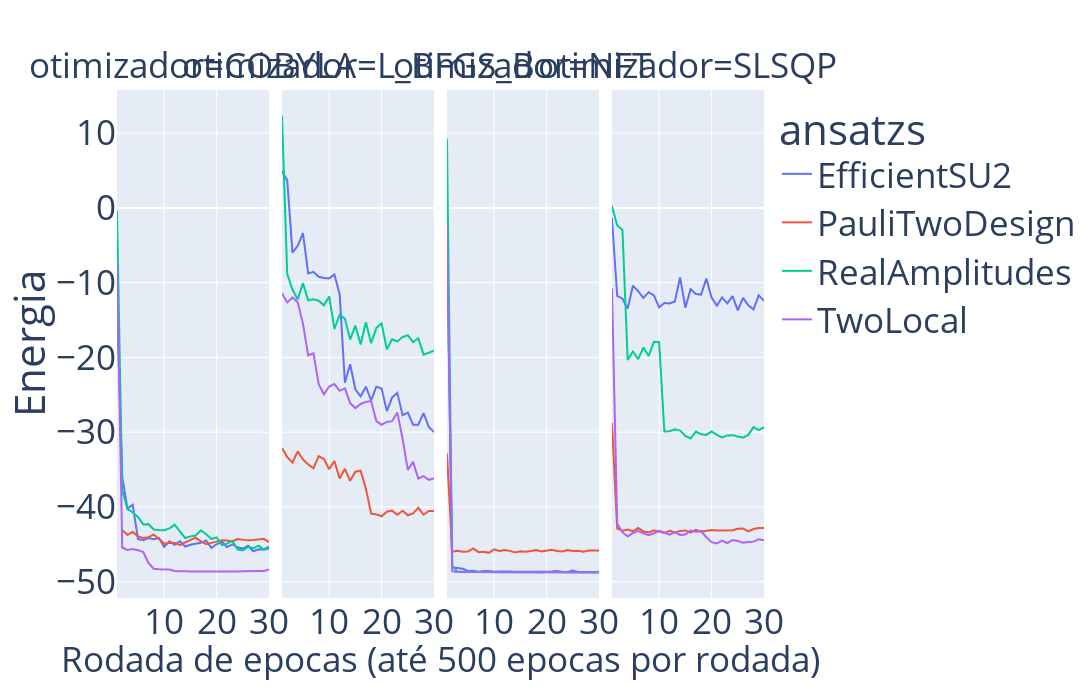

Write notebook code for a chart like this one.
### Code cell
df_vqe_real = df_vqe.copy()
df_vqe_real['valor_energia'] = df_vqe['valor_energia'].apply(lambda x: x.real if isinstance(x, complex) else x)
df_vqe_real_epoca = df_vqe_real.loc[df_vqe_real['nova_epoca'] == True]
df_vqe_real_epoca = df_vqe_real_epoca.sort_values(by='epoca')

df_vqe_real_epoca = df_vqe_real_epoca.sort_values(by=['ansatz', 'otimizador'])

fig = px.line(df_vqe_real_epoca, x='epoca', y='valor_energia', color='ansatz',
              facet_col='otimizador', facet_col_wrap=df_vqe_real_epoca['otimizador'].nunique(),
              labels={'epoca': '', 'valor_energia': 'Energia'},
              title='')

fig.update_layout(width=width_padrao_display_junto, height=height_padrao_display_junto, legend_title='ansatzs', font=tamanho_padrao_fonte, margin=tamanho_padrao_margem)
fig.update_xaxes(showticklabels=True, title_text='')

fig.add_annotation(
    text='Rodada de epocas (até 500 epocas por rodada)',
    xref='paper',
    yref='paper',
    x=0.5,
    y=-0.17,
    showarrow=False,
    font=tamanho_padrao_fonte
)

if salvar_figuras:
    nome_figura = f"figuras_vqe/{num_ativos}_{ambiente_backend}_energia_por_epoca_junto_vqe.png"
    fig.write_image(nome_figura, width=width_padrao_salvar_junto, height=height_padrao_salvar_junto)

if mostrar_figuras:
    fig.show()

### Figure 1 — Plotly figure (JSON) as saved in the notebook; plotly's stock layout.template omitted (floating-point values rounded to 4 significant figures)
{"data": [{"hovertemplate": "ansatz=EfficientSU2<br>otimizador=COBYLA<br>=%{x}<br>Energia=%{y}<extra></extra>", "legendgroup": "EfficientSU2", "line": {"color": "#636efa", "dash": "solid"}, "marker": {"symbol": "circle"}, "mode": "lines", "name": "EfficientSU2", "orientation": "v", "showlegend": true, "type": "scatter", "x": [1, 2, 3, 4, 5, 6, 7, 8, 9, 10, 11, 12, 13, 14, 15, 16, 17, 18, 19, 20, 21, 22, 23, 24, 25, 26, 27, 28, 29, 30], "xaxis": "x", "y": [-13.22, -36.03, -40.22, -39.7, -44.3, -44.47, -44.17, -44.31, -44.17, -45.33, -44.61, -45.07, -44.6, -45.3, -45.06, -44.9, -44.8, -44.48, -45.46, -45.0, -44.66, -45.38, -45.02, -45.4, -45.57, -45.19, -45.93, -45.67, -45.69, -45.29], "yaxis": "y"}, {"hovertemplate": "ansatz=EfficientSU2<br>otimizador=L_BFGS_B<br>=%{x}<br>Energia=%{y}<extra></extra>", "legendgroup": "EfficientSU2", "line": {"color": "#636efa", "dash": "solid"}, "marker": {"symbol": "circle"}, "mode": "lines", "name": "EfficientSU2", "orientation": "v", "showlegend": false, "type": "scatter", "x": [1, 2, 3, 4, 5, 6, 7, 8, 9, 10, 11, 12, 13, 14, 15, 16, 17, 18, 19, 20, 21, 22, 23, 24, 25, 26, 27, 28, 29, 30], "xaxis": "x2", "y": [4.942, 3.7, -5.982, -5.065, -3.372, -8.766, -8.561, -9.211, -9.377, -9.432, -8.916, -11.59, -23.38, -20.92, -24.26, -25.2, -23.92, -25.74, -23.92, -24.17, -27.18, -25.38, -24.74, -27.73, -27.38, -29.0, -29.0, -27.45, -29.3, -30.0], "yaxis": "y2"}, {"hovertemplate": "ansatz=EfficientSU2<br>otimizador=NFT<br>=%{x}<br>Energia=%{y}<extra></extra>", "legendgroup": "EfficientSU2", "line": {"color": "#636efa", "dash": "solid"}, "marker": {"symbol": "circle"}, "mode": "lines", "name": "EfficientSU2", "orientation": "v", "showlegend": false, "type": "scatter", "x": [1, 2, 3, 4, 5, 6, 7, 8, 9, 10, 11, 12, 13, 14, 15, 16, 17, 18, 19, 20, 21, 22, 23, 24, 25, 26, 27, 28, 29, 30], "xaxis": "x3", "y": [-3.821, -48.11, -48.16, -48.27, -48.56, -48.53, -48.69, -48.55, -48.56, -48.65, -48.64, -48.69, -48.65, -48.67, -48.68, -48.69, -48.67, -48.7, -48.63, -48.68, -48.64, -48.56, -48.7, -48.7, -48.52, -48.7, -48.69, -48.68, -48.69, -48.71], "yaxis": "y3"}, {"hovertemplate": "ansatz=EfficientSU2<br>otimizador=SLSQP<br>=%{x}<br>Energia=%{y}<extra></extra>", "legendgroup": "EfficientSU2", "line": {"color": "#636efa", "dash": "solid"}, "marker": {"symbol": "circle"}, "mode": "lines", "name": "EfficientSU2", "orientation": "v", "showlegend": false, "type": "scatter", "x": [1, 2, 3, 4, 5, 6, 7, 8, 9, 10, 11, 12, 13, 14, 15, 16, 17, 18, 19, 20, 21, 22, 23, 24, 25, 26, 27, 28, 29, 30], "xaxis": "x4", "y": [-1.345, -11.78, -12.15, -13.46, -10.41, -11.13, -12.05, -11.27, -11.7, -13.31, -12.73, -12.78, -12.52, -9.284, -13.34, -10.87, -11.52, -11.59, -9.458, -11.99, -13.09, -11.98, -12.78, -11.81, -13.71, -12.04, -13.04, -13.57, -11.69, -12.44], "yaxis": "y4"}, {"hovertemplate": "ansatz=PauliTwoDesign<br>otimizador=COBYLA<br>=%{x}<br>Energia=%{y}<extra></extra>", "legendgroup": "PauliTwoDesign", "line": {"color": "#EF553B", "dash": "solid"}, "marker": {"symbol": "circle"}, "mode": "lines", "name": "PauliTwoDesign", "orientation": "v", "showlegend": true, "type": "scatter", "x": [2, 3, 4, 5, 6, 7, 8, 9, 10, 11, 12, 13, 14, 15, 16, 17, 18, 19, 20, 21, 22, 23, 24, 25, 26, 27, 28, 29, 30], "xaxis": "x", "y": [-43.12, -43.74, -43.34, -43.93, -44.15, -44.04, -43.71, -44.24, -44.93, -44.78, -44.82, -45.11, -44.73, -44.41, -44.1, -44.59, -44.99, -44.8, -44.66, -44.45, -44.48, -44.62, -44.3, -44.43, -44.47, -44.42, -44.34, -44.26, -44.71], "yaxis": "y"}, {"hovertemplate": "ansatz=PauliTwoDesign<br>otimizador=L_BFGS_B<br>=%{x}<br>Energia=%{y}<extra></extra>", "legendgroup": "PauliTwoDesign", "line": {"color": "#EF553B", "dash": "solid"}, "marker": {"symbol": "circle"}, "mode": "lines", "name": "PauliTwoDesign", "orientation": "v", "showlegend": false, "type": "scatter", "x": [1, 2, 3, 4, 5, 6, 7, 8, 9, 10, 11, 12, 13, 14, 15, 16, 17, 18, 19, 20, 21, 22, 23, 24, 25, 26, 27, 28, 29, 30], "xaxis": "x2", "y": [-32.13, -33.34, -34.05, -32.57, -33.65, -34.33, -34.83, -33.21, -33.6, -34.96, -33.85, -36.19, -34.9, -36.51, -35.29, -35.16, -37.56, -40.89, -41.0, -41.25, -40.64, -40.49, -41.05, -40.52, -41.12, -40.86, -40.12, -41.04, -40.54, -40.55], "yaxis": "y2"}, {"hovertemplate": "ansatz=PauliTwoDesign<br>otimizador=NFT<br>=%{x}<br>Energia=%{y}<extra></extra>", "legendgroup": "PauliTwoDesign", "line": {"color": "#EF553B", "dash": "solid"}, "marker": {"symbol": "circle"}, "mode": "lines", "name": "PauliTwoDesign", "orientation": "v", "showlegend": false, "type": "scatter", "x": [1, 2, 3, 4, 5, 6, 7, 8, 9, 10, 11, 12, 13, 14, 15, 16, 17, 18, 19, 20, 21, 22, 23, 24, 25, 26, 27, 28, 29, 30], "xaxis": "x3", "y": [-32.86, -46.0, -45.87, -45.98, -45.96, -45.54, -46.05, -45.99, -46.14, -45.66, -45.88, -45.75, -45.88, -46.09, -45.94, -45.98, -45.88, -45.77, -45.97, -45.88, -45.74, -45.89, -45.97, -45.76, -45.88, -45.86, -45.99, -45.83, -45.82, -45.82], "yaxis": "y3"}, {"hovertemplate": "ansatz=PauliTwoDesign<br>otimizador=SLSQP<br>=%{x}<br>Energia=%{y}<extra></extra>", "legendgroup": "PauliTwoDesign", "line": {"color": "#EF553B", "dash": "solid"}, "marker": {"symbol": "circle"}, "mode": "lines", "name": "PauliTwoDesign", "orientation": "v", "showlegend": false, "type": "scatter", "x": [1, 2, 3, 4, 5, 6, 7, 8, 9, 10, 11, 12, 13, 14, 15, 16, 17, 18, 19, 20, 21, 22, 23, 24, 25, 26, 27, 28, 29, 30], "xaxis": "x4", "y": [-28.76, -42.89, -43.18, -43.01, -43.25, -42.82, -43.28, -43.41, -43.12, -43.29, -43.47, -43.19, -43.41, -43.21, -43.14, -43.44, -43.05, -43.3, -43.15, -43.1, -43.17, -43.16, -43.09, -43.12, -42.91, -42.88, -43.26, -42.95, -42.82, -42.81], "yaxis": "y4"}, {"hovertemplate": "ansatz=RealAmplitudes<br>otimizador=COBYLA<br>=%{x}<br>Energia=%{y}<extra></extra>", "legendgroup": "RealAmplitudes", "line": {"color": "#00cc96", "dash": "solid"}, "marker": {"symbol": "circle"}, "mode": "lines", "name": "RealAmplitudes", "orientation": "v", "showlegend": true, "type": "scatter", "x": [1, 2, 3, 4, 5, 6, 7, 8, 9, 10, 11, 12, 13, 14, 15, 16, 17, 18, 19, 20, 21, 22, 23, 24, 25, 26, 27, 28, 29, 30], "xaxis": "x", "y": [-0.4297, -37.76, -40.3, -40.75, -41.34, -42.34, -42.3, -43.03, -43.09, -43.12, -42.88, -42.36, -43.27, -44.16, -43.94, -43.83, -43.13, -43.65, -44.29, -44.07, -45.1, -44.91, -44.53, -45.69, -45.83, -45.35, -45.53, -45.18, -45.7, -45.55], "yaxis": "y"}, {"hovertemplate": "ansatz=RealAmplitudes<br>otimizador=L_BFGS_B<br>=%{x}<br>Energia=%{y}<extra></extra>", "legendgroup": "RealAmplitudes", "line": {"color": "#00cc96", "dash": "solid"}, "marker": {"symbol": "circle"}, "mode": "lines", "name": "RealAmplitudes", "orientation": "v", "showlegend": false, "type": "scatter", "x": [1, 2, 3, 4, 5, 6, 7, 8, 9, 10, 11, 12, 13, 14, 15, 16, 17, 18, 19, 20, 21, 22, 23, 24, 25, 26, 27, 28, 29, 30], "xaxis": "x2", "y": [12.37, -8.841, -10.92, -12.25, -10.06, -12.36, -12.24, -12.42, -13.04, -11.84, -16.2, -14.29, -14.83, -17.61, -15.74, -18.28, -15.31, -18.09, -16.04, -15.46, -18.92, -17.57, -17.86, -17.27, -17.04, -17.96, -17.44, -19.63, -19.38, -19.11], "yaxis": "y2"}, {"hovertemplate": "ansatz=RealAmplitudes<br>otimizador=NFT<br>=%{x}<br>Energia=%{y}<extra></extra>", "legendgroup": "RealAmplitudes", "line": {"color": "#00cc96", "dash": "solid"}, "marker": {"symbol": "circle"}, "mode": "lines", "name": "RealAmplitudes", "orientation": "v", "showlegend": false, "type": "scatter", "x": [1, 2, 3, 4, 5, 6, 7, 8, 9, 10, 11, 12, 13, 14, 15, 16, 17, 18, 19, 20, 21, 22, 23, 24, 25, 26, 27, 28, 29, 30], "xaxis": "x3", "y": [9.237, -47.89, -48.68, -48.71, -48.68, -48.68, -48.66, -48.71, -48.67, -48.71, -48.74, -48.74, -48.76, -48.76, -48.77, -48.74, -48.69, -48.77, -48.76, -48.71, -48.68, -48.7, -48.72, -48.71, -48.78, -48.74, -48.73, -48.69, -48.74, -48.74], "yaxis": "y3"}, {"hovertemplate": "ansatz=RealAmplitudes<br>otimizador=SLSQP<br>=%{x}<br>Energia=%{y}<extra></extra>", "legendgroup": "RealAmplitudes", "line": {"color": "#00cc96", "dash": "solid"}, "marker": {"symbol": "circle"}, "mode": "lines", "name": "RealAmplitudes", "orientation": "v", "showlegend": false, "type": "scatter", "x": [1, 2, 3, 4, 5, 6, 7, 8, 9, 10, 11, 12, 13, 14, 15, 16, 17, 18, 19, 20, 21, 22, 23, 24, 25, 26, 27, 28, 29, 30], "xaxis": "x4", "y": [0.247, -2.352, -2.918, -20.33, -19.2, -20.23, -18.66, -19.81, -17.91, -17.96, -29.91, -29.87, -29.62, -29.79, -30.49, -30.84, -29.91, -30.29, -30.37, -29.91, -30.36, -30.71, -30.44, -30.4, -30.57, -30.73, -30.36, -29.33, -29.72, -29.34], "yaxis": "y4"}, {"hovertemplate": "ansatz=TwoLocal<br>otimizador=COBYLA<br>=%{x}<br>Energia=%{y}<extra></extra>", "legendgroup": "TwoLocal", "line": {"color": "#ab63fa", "dash": "solid"}, "marker": {"symbol": "circle"}, "mode": "lines", "name": "TwoLocal", "orientation": "v", "showlegend": true, "type": "scatter", "x": [1, 2, 3, 4, 5, 6, 7, 8, 9, 10, 11, 12, 13, 14, 15, 16, 17, 18, 19, 20, 21, 22, 23, 24, 25, 26, 27, 28, 29, 30], "xaxis": "x", "y": [-7.459, -45.43, -45.77, -45.64, -45.78, -46.03, -47.5, -48.27, -48.34, -48.37, -48.38, -48.58, -48.64, -48.61, -48.65, -48.66, -48.68, -48.66, -48.66, -48.63, -48.64, -48.67, -48.61, -48.65, -48.59, -48.55, -48.61, -48.58, -48.58, -48.37], "yaxis": "y"}, {"hovertemplate": "ansatz=TwoLocal<br>otimizador=L_BFGS_B<br>=%{x}<br>Energia=%{y}<extra></extra>", "legendgroup": "TwoLocal", "line": {"color": "#ab63fa", "dash": "solid"}, "marker": {"symbol": "circle"}, "mode": "lines", "name": "TwoLocal", "orientation": "v", "showlegend": false, "type": "scatter", "x": [1, 2, 3, 4, 5, 6, 7, 8, 9, 10, 11, 12, 13, 14, 15, 16, 17, 18, 19, 20, 21, 22, 23, 24, 25, 26, 27, 28, 29, 30], "xaxis": "x2", "y": [-11.42, -12.65, -11.98, -12.63, -15.51, -19.72, -19.46, -23.57, -24.92, -23.89, -23.56, -24.47, -24.14, -26.12, -26.78, -26.23, -25.95, -25.84, -28.53, -29.01, -28.63, -28.53, -27.35, -30.88, -35.04, -33.97, -36.21, -35.87, -36.37, -36.18], "yaxis": "y2"}, {"hovertemplate": "ansatz=TwoLocal<br>otimizador=NFT<br>=%{x}<br>Energia=%{y}<extra></extra>", "legendgroup": "TwoLocal", "line": {"color": "#ab63fa", "dash": "solid"}, "marker": {"symbol": "circle"}, "mode": "lines", "name": "TwoLocal", "orientation": "v", "showlegend": false, "type": "scatter", "x": [1, 2, 3, 4, 5, 6, 7, 8, 9, 10, 11, 12, 13, 14, 15, 16, 17, 18, 19, 20, 21, 22, 23, 24, 25, 26, 27, 28, 29, 30], "xaxis": "x3", "y": [-2.334, -48.6, -48.69, -48.69, -48.77, -48.78, -48.77, -48.76, -48.78, -48.76, -48.78, -48.76, -48.78, -48.77, -48.77, -48.78, -48.78, -48.77, -48.77, -48.78, -48.78, -48.78, -48.78, -48.78, -48.78, -48.76, -48.78, -48.78, -48.76, -48.78], "yaxis": "y3"}, {"hovertemplate": "ansatz=TwoLocal<br>otimizador=SLSQP<br>=%{x}<br>Energia=%{y}<extra></extra>", "legendgroup": "TwoLocal", "line": {"color": "#ab63fa", "dash": "solid"}, "marker": {"symbol": "circle"}, "mode": "lines", "name": "TwoLocal", "orientation": "v", "showlegend": false, "type": "scatter", "x": [1, 2, 3, 4, 5, 6, 7, 8, 9, 10, 11, 12, 13, 14, 15, 16, 17, 18, 19, 20, 21, 22, 23, 24, 25, 26, 27, 28, 29, 30], "xaxis": "x4", "y": [-10.8, -42.25, -43.38, -43.95, -43.49, -43.2, -43.54, -43.79, -43.52, -43.18, -43.42, -43.7, -43.36, -43.74, -43.68, -43.16, -43.31, -43.22, -44.06, -44.7, -44.9, -44.51, -44.83, -44.42, -44.55, -44.8, -44.7, -44.64, -44.34, -44.47], "yaxis": "y4"}], "layout": {"annotations": [{"showarrow": false, "text": "otimizador=COBYLA", "x": 0.1175, "xanchor": "center", "xref": "paper", "y": 1, "yanchor": "bottom", "yref": "paper"}, {"showarrow": false, "text": "otimizador=L_BFGS_B", "x": 0.3725, "xanchor": "center", "xref": "paper", "y": 1, "yanchor": "bottom", "yref": "paper"}, {"showarrow": false, "text": "otimizador=NFT", "x": 0.6275, "xanchor": "center", "xref": "paper", "y": 1, "yanchor": "bottom", "yref": "paper"}, {"showarrow": false, "text": "otimizador=SLSQP", "x": 0.8825, "xanchor": "center", "xref": "paper", "y": 1, "yanchor": "bottom", "yref": "paper"}, {"font": {"size": 35}, "showarrow": false, "text": "Rodada de epocas (até 500 epocas por rodada)", "x": 0.5, "xref": "paper", "y": -0.17, "yref": "paper"}], "font": {"size": 35}, "height": 700, "legend": {"title": {"text": "ansatzs"}, "tracegroupgap": 0}, "margin": {"b": 90, "l": 90, "r": 90, "t": 90}, "width": 3200, "xaxis": {"anchor": "y", "domain": [0, 0.235], "showticklabels": true, "title": {"text": ""}}, "xaxis2": {"anchor": "y2", "domain": [0.255, 0.49], "matches": "x", "showticklabels": true, "title": {"text": ""}}, "xaxis3": {"anchor": "y3", "domain": [0.51, 0.745], "matches": "x", "showticklabels": true, "title": {"text": ""}}, "xaxis4": {"anchor": "y4", "domain": [0.765, 1.0], "matches": "x", "showticklabels": true, "title": {"text": ""}}, "yaxis": {"anchor": "x", "domain": [0, 1], "title": {"text": "Energia"}}, "yaxis2": {"anchor": "x2", "domain": [0, 1], "matches": "y", "showticklabels": false}, "yaxis3": {"anchor": "x3", "domain": [0, 1], "matches": "y", "showticklabels": false}, "yaxis4": {"anchor": "x4", "domain": [0, 1], "matches": "y", "showticklabels": false}}}
